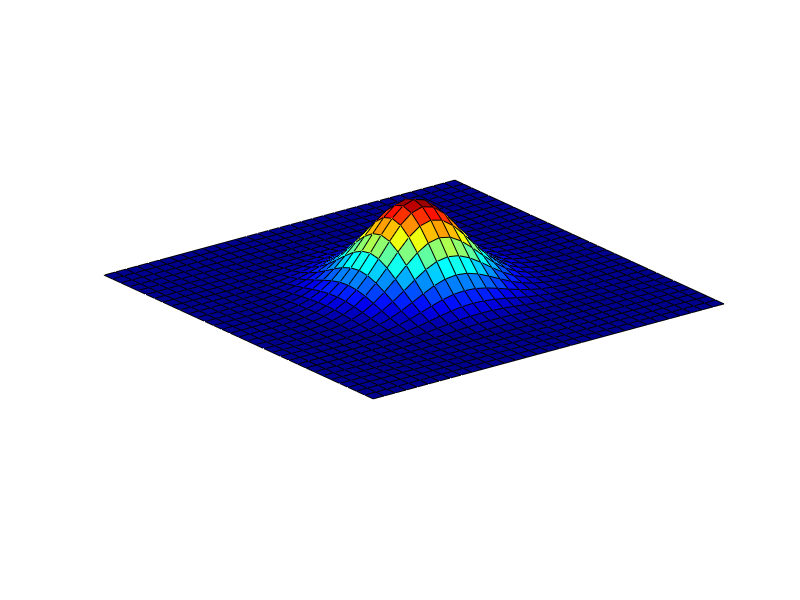

Source code (MATLAB): (Note: this script raises an error after producing the figure.)
clc
clear
close all
tic()

%% preliminaries
colormap(jet);
m = 33;
n = m;
h = 2/m;
Int = linspace(-1,1,m);
[XX,YY] = meshgrid(Int,Int);
U_init = 4.*exp(-(XX.^2+YY.^2)./0.1);
U_init(1,:) = zeros(1,m);
U_init(m,:) = zeros(1,m);
U_init(:,1) = zeros(m,1);
U_init(:,m) = zeros(m,1);
U_init = reshape(U_init,m*n,1);
U = reshape(U_init,m*n,1);
delta_t = 0.0001;
num_steps = 4000;
coords = [-1 1 -1 1 -6 6];
%% 

%% Experiment

set(gcf, 'Color','white')
surf(Int,Int,reshape(U_init,m,n))
axis(coords)
set(gca, 'nextplot','replacechildren', 'Visible','off');

nFrames = 471;
vidObj = VideoWriter('Heat_FD_Neumann.avi');
vidObj.Quality = 100;
vidObj.FrameRate = 20;
open(vidObj);
writeVideo(vidObj, getframe(gca));

%% 4th order Adams-Bashforth Adams-Moulton Predictor Corrector
ode_rhs_fun = @(x)Heat_RHS_Neumann(x,h,h,m,n);
[U,F] = RK4_auto_start(ode_rhs_fun,U_init,delta_t);

for ii=1:num_steps
    [U,F] = ABMPC4_auto(U,F,ode_rhs_fun,delta_t);
    if mod(ii,6)==4
        surf(Int,Int,reshape(U,m,n))
        axis(coords)
        drawnow()
        writeVideo(vidObj, getframe(gca));
    end
end
%%

%% 4th order Runge Kutta solver
% ode_rhs_fun = @(x)Heat_RHS_Neumann(x,h,h,m,n);
% 
% for ii=1:num_steps
%     U = RK4_auto(U,ode_rhs_fun,delta_t);
%     if mod(ii,2)==1
%         surf(Int,Int,reshape(U,m,n))
%         axis(coords)
%         drawnow()
%         writeVideo(vidObj, getframe(gca));
%     end
% end
%%

close(vidObj);

toc()